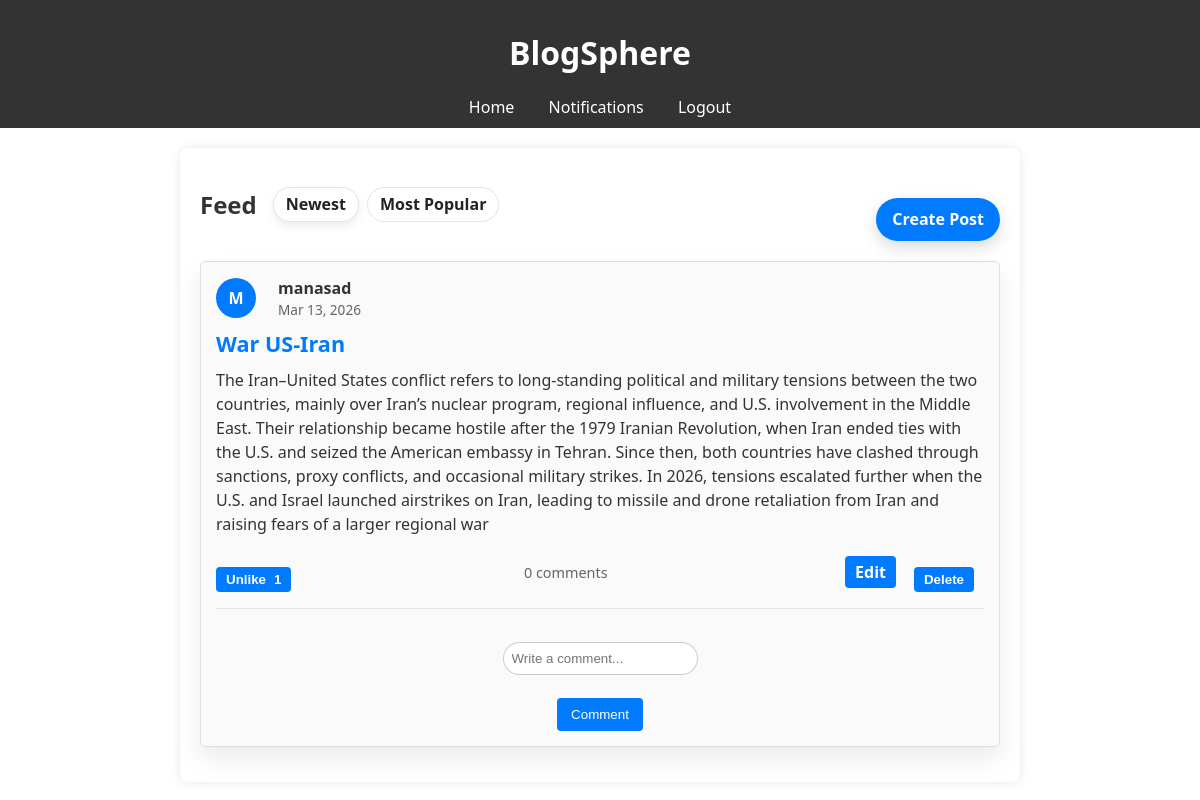
/ (signed in), run on an earlier commit of the app's database.
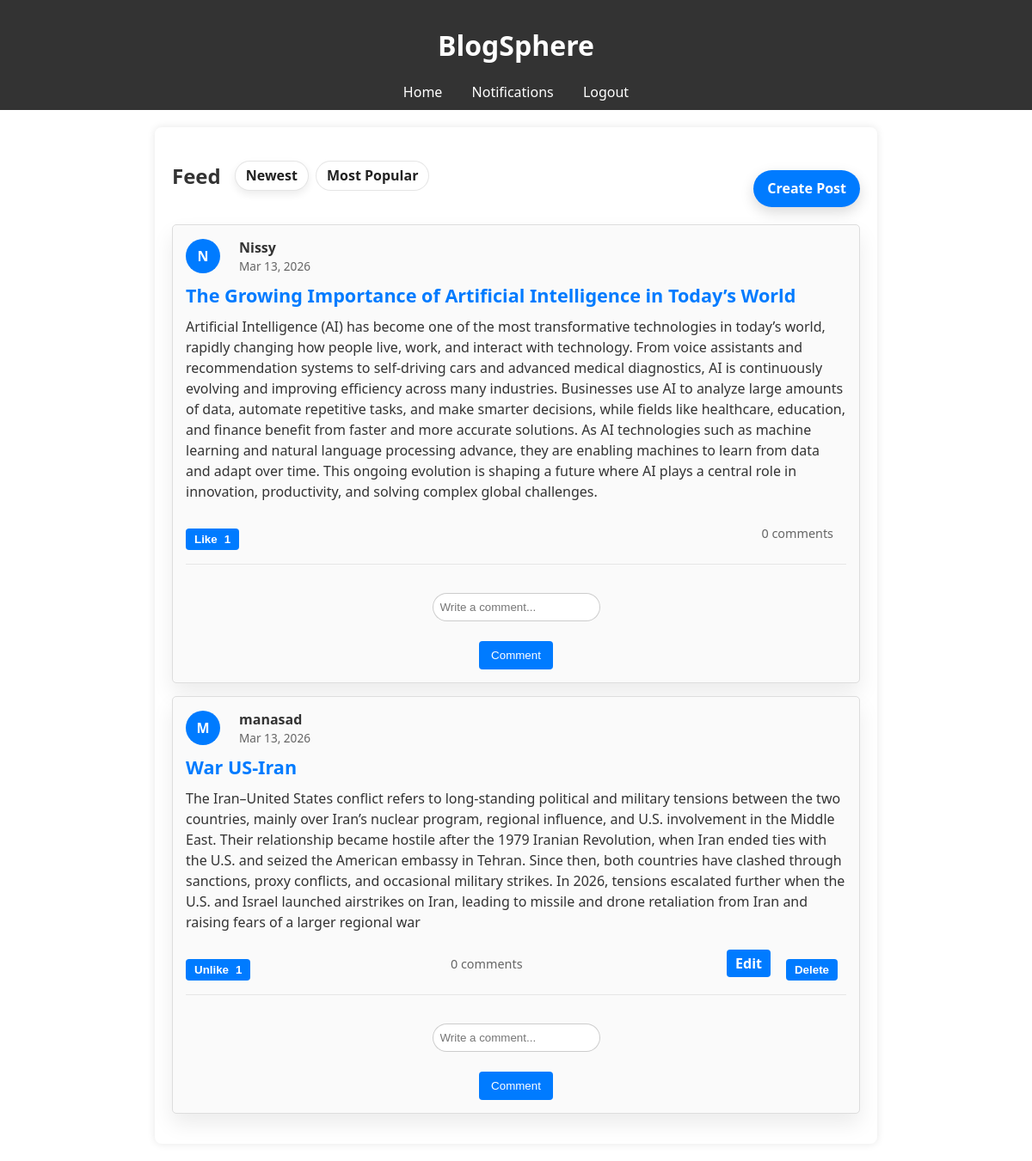
And on a later commit of the database.
### models.py (models this page shows)
class Post(db.Model):
    id = db.Column(db.Integer, primary_key=True)
    user_id = db.Column(db.Integer, db.ForeignKey('user.id'), nullable=False)
    title = db.Column(db.String(200), nullable=False)
    content = db.Column(db.Text, nullable=False)
    created_at = db.Column(db.DateTime, default=datetime.utcnow)
    comments = db.relationship('Comment', backref='post', lazy=True)
    likes = db.relationship('Like', backref='post', lazy=True)

class User(UserMixin, db.Model):
    id = db.Column(db.Integer, primary_key=True)
    username = db.Column(db.String(150), unique=True, nullable=False)
    email = db.Column(db.String(150), unique=True, nullable=False)
    password_hash = db.Column(db.String(150), nullable=False)
    bio = db.Column(db.Text, nullable=True)
    posts = db.relationship('Post', backref='author', lazy=True)
    comments = db.relationship('Comment', backref='author', lazy=True)
    likes = db.relationship('Like', backref='user', lazy=True)
    notifications = db.relationship('Notification', backref='user', lazy=True)

### app.py (the view)
@app.route('/')
@login_required
def home():
    sort = request.args.get('sort', 'newest')
    if sort == 'popular':
        posts = (
            Post.query
            .outerjoin(Like)
            .group_by(Post.id)
            .order_by(db.func.count(Like.id).desc(), Post.created_at.desc())
            .all()
        )
    else:
        posts = Post.query.order_by(Post.created_at.desc()).all()
    return render_template('home.html', posts=posts, sort=sort)

### app.py (called while the page is built)
@login_manager.user_loader
def load_user(user_id):
    return User.query.get(int(user_id))

@app.context_processor
def inject_unread_count():
    if current_user.is_authenticated:
        unread_count = Notification.query.filter_by(user_id=current_user.id, is_read=False).count()
        return dict(unread_count=unread_count)
    return dict(unread_count=0)

### templates/home.html (shortened to what this page needs)
{% extends "base.html" %}
{% block content %}
<div class="feed-header">
    <div class="feed-header-left">
        <h2>Feed</h2>
        <div class="feed-filters">
            <a href="{{ url_for('home', sort='newest') }}" class="filter-btn {% if sort != 'popular' %}active{% endif %}">Newest</a>
            <a href="{{ url_for('home', sort='popular') }}" class="filter-btn {% if sort == 'popular' %}active{% endif %}">Most Popular</a>
        </div>
    </div>
    <a class="create-post-btn" href="{{ url_for('create_post') }}">Create Post</a>
</div>
{% for post in posts %}
<div class="post">
    <div class="post-header">
        <div class="avatar" aria-hidden="true">{{ post.author.username[0]|upper }}</div>
        <div class="post-meta">
            <span class="post-author">{{ post.author.username }}</span>
            <span class="post-date">{{ post.created_at.strftime('%b %d, %Y') }}</span>
        </div>
    </div>
    <h3 class="post-title">{{ post.title }}</h3>
    <p class="post-content">{{ post.content }}</p>
    <div class="post-actions">
        <div class="post-engage">
            {% set liked = (post.likes | selectattr('user_id', 'equalto', current_user.id) | list | length) > 0 %}
            <form method="POST" action="{{ url_for('like_post', post_id=post.id) }}" class="like-form">
                <button type="submit" class="like-btn {% if liked %}liked{% endif %}">
                    {% if liked %}Unlike{% else %}Like{% endif %}
                    <span class="like-count">{{ post.likes|length }}</span>
                </button>
            </form>
        </div>
        <div class="post-stats">
            <span>{{ post.comments|length }} comments</span>
        </div>
        {% if post.author.id == current_user.id %}
        <div class="post-manage">
            <a class="edit-link" href="{{ url_for('edit_post', post_id=post.id) }}">Edit</a>
            <form method="POST" action="{{ url_for('delete_post', post_id=post.id) }}" class="delete-form">
                <button type="submit" onclick="return confirm('Delete this post?')">Delete</button>
            </form>
        </div>
        {% endif %}
    </div>
    <div class="comments">
        <form method="POST" action="{{ url_for('comment_post', post_id=post.id) }}" class="comment-form">
            <input type="text" name="comment" placeholder="Write a comment..." required>
            <button type="submit">Comment</button>
        </form>
    </div>
</div>
{% endfor %}
{% endblock %}

### templates/base.html (shortened to what this page needs)
<!DOCTYPE html>
<html lang="en">
<head>
    <link rel="stylesheet" href="{{ url_for('static', filename='css/style.css') }}">
</head>
<body class="{% block body_class %}{% endblock %}">
    <header>
        <h1>BlogSphere</h1>
        <nav>
            {% if current_user.is_authenticated %}
                <a href="{{ url_for('home') }}">Home</a>
                <a href="{{ url_for('notifications') }}">Notifications{% if unread_count %} ({{ unread_count }}){% endif %}</a>
                <a href="{{ url_for('logout') }}">Logout</a>
            {% else %}
                <a href="{{ url_for('login') }}">Login</a>
                <a href="{{ url_for('register') }}">Register</a>
            {% endif %}
        </nav>
    </header>
    <main>
        {% block content %}{% endblock %}
    </main>
</body>
</html>

### static/css/style.css (style rules this page uses)
body { font-family: 'Segoe UI', Tahoma, Geneva, Verdana, sans-serif; margin: 0; padding: 0; color: #333; }
.feed-header { display: flex; justify-content: space-between; align-items: flex-end; margin-bottom: 1.25rem; gap: 1rem; flex-wrap: wrap; }
.feed-header-left { display: flex; align-items: center; gap: 1rem; flex-wrap: wrap; }
.feed-filters { display: flex; gap: 0.5rem; }
.filter-btn { padding: 0.35rem 0.75rem; border-radius: 999px; border: 1px solid rgba(0, 0, 0, 0.1); background: rgba(255, 255, 255, 0.65); color: #222; font-weight: 600; text-decoration: none; }
.filter-btn.active { background: white; box-shadow: 0 4px 10px rgba(0, 0, 0, 0.08); }
.create-post-btn { padding: 0.65rem 1rem; border-radius: 999px; background: #007bff; color: white; text-decoration: none; font-weight: 600; box-shadow: 0 6px 16px rgba(0, 0, 0, 0.15); }
.post { background: rgba(255, 255, 255, 0.95); border-radius: 14px; padding: 1.25rem 1.5rem; box-shadow: 0 12px 24px rgba(0, 0, 0, 0.08); margin-bottom: 1.25rem; }
.post-header { display: flex; align-items: center; gap: 0.75rem; margin-bottom: 1rem; }
.avatar { width: 44px; height: 44px; border-radius: 50%; background: #007bff; color: white; display: flex; align-items: center; justify-content: center; font-weight: 700; font-size: 1rem; }
.post-meta { display: flex; flex-direction: column; gap: 0.1rem; }
.post-author { font-weight: 700; }
.post-date { font-size: 0.85rem; color: rgba(0, 0, 0, 0.6); }
.post-title { font-size: 1.35rem; margin: 0.5rem 0 0.75rem; }
.post-content { margin: 0 0 1rem; line-height: 1.5; }
.post-actions { display: flex; align-items: center; justify-content: space-between; flex-wrap: wrap; gap: 0.75rem; margin-bottom: 1rem; }
.post-engage { display: flex; align-items: center; gap: 0.5rem; }
.like-form { display: inline; }
.like-btn { display: inline-flex; align-items: center; gap: 0.5rem; padding: 0.5rem 0.9rem; background: rgba(0, 123, 255, 0.1); border: 1px solid rgba(0, 123, 255, 0.35); border-radius: 999px; color: #0056b3; font-weight: 600; cursor: pointer; }
.like-btn.liked { background: #007bff; color: white; }
.post-stats { display: flex; gap: 1rem; color: rgba(0, 0, 0, 0.65); font-size: 0.9rem; }
.post-manage { display: flex; align-items: center; gap: 0.5rem; }
.post-manage a, .post-manage button { background: transparent; border: none; color: #007bff; cursor: pointer; font-weight: 600; text-decoration: none; }
.comments { border-top: 1px solid rgba(0, 0, 0, 0.08); padding-top: 1rem; margin-top: 1rem; }
.comment-form { display: flex; gap: 0.5rem; margin-top: 0.75rem; align-items: center; }
.comment-form input { flex: 1; padding: 0.5rem; border-radius: 999px; border: 1px solid rgba(0, 0, 0, 0.2); }
.comment-form button { padding: 0.55rem 0.9rem; }
header { background-color: #333; color: white; padding: 10px; text-align: center; }
nav a { color: white; margin: 0 15px; text-decoration: none; }
main { max-width: 800px; margin: 20px auto; padding: 20px; background: white; border-radius: 8px; box-shadow: 0 0 10px rgba(0,0,0,0.1); }
.post { border: 1px solid #ddd; padding: 15px; margin: 15px 0; border-radius: 5px; background-color: #fafafa; }
.post-header { display: flex; align-items: center; margin-bottom: 10px; }
.avatar { width: 40px; height: 40px; border-radius: 50%; background-color: #007bff; margin-right: 10px; }
.post-title { color: #007bff; font-weight: bold; margin: 10px 0; }
.post-stats { margin: 10px 0; font-size: 0.9em; color: #666; }
.post-stats span { margin-right: 15px; }
.post-actions { margin-top: 10px; }
.post-actions a, .post-actions button { margin-right: 10px; padding: 5px 10px; text-decoration: none; background-color: #007bff; color: white; border: none; border-radius: 4px; cursor: pointer; }
form { display: flex; flex-direction: column; }
input, textarea { padding: 8px; margin-top: 5px; border: 1px solid #ccc; border-radius: 4px; }
button { margin-top: 15px; padding: 10px; background-color: #007bff; color: white; border: none; border-radius: 4px; cursor: pointer; }
p { margin-top: 20px; }
a { color: #007bff; }

What changed in the data, as far as the page shows it:
added Post: author "N", author.username "Nissy", created_at "Mar 13, 2026", title "The Growing Importance of Artificial Intelligence in Today’s World", content "Artificial Intelligence (AI) has become one of the most transformative technologies in today’s world, rapidly changing how people live, work, and interact with technology. From voice assistants and recommendation systems to self-driving cars and advanced medical diagnostics, AI is continuously evolving and improving efficiency across many industries. Businesses use AI to analyze large amounts of data, automate repetitive tasks, and make smarter decisions, while fields like healthcare, education, and finance benefit from faster and more accurate solutions. As AI technologies such as machine learning and natural language processing advance, they are enabling machines to learn from data and…", shows "Like", likes|length "1", comments|length "0"
